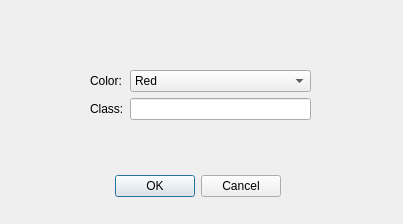
<?xml version="1.0" encoding="UTF-8"?>
<ui version="4.0">
 <class>InfoDialog</class>
 <widget class="QDialog" name="InfoDialog">
  <property name="geometry">
   <rect>
    <x>0</x>
    <y>0</y>
    <width>403</width>
    <height>224</height>
   </rect>
  </property>
  <property name="windowTitle">
   <string>Dialog</string>
  </property>
  <widget class="QDialogButtonBox" name="buttonBox">
   <property name="geometry">
    <rect>
     <x>-60</x>
     <y>170</y>
     <width>341</width>
     <height>32</height>
    </rect>
   </property>
   <property name="orientation">
    <enum>Qt::Orientation::Horizontal</enum>
   </property>
   <property name="standardButtons">
    <set>QDialogButtonBox::StandardButton::Cancel|QDialogButtonBox::StandardButton::Ok</set>
   </property>
  </widget>
  <widget class="QWidget" name="formLayoutWidget">
   <property name="geometry">
    <rect>
     <x>90</x>
     <y>70</y>
     <width>221</width>
     <height>91</height>
    </rect>
   </property>
   <layout class="QFormLayout" name="formLayout">
    <item row="0" column="0">
     <widget class="QLabel" name="label">
      <property name="text">
       <string>Color:</string>
      </property>
     </widget>
    </item>
    <item row="0" column="1">
     <widget class="QComboBox" name="comboBox">
      <item>
       <property name="text">
        <string>Red</string>
       </property>
      </item>
      <item>
       <property name="text">
        <string>Blue</string>
       </property>
      </item>
      <item>
       <property name="text">
        <string>Gray</string>
       </property>
      </item>
      <item>
       <property name="text">
        <string>Purple</string>
       </property>
      </item>
     </widget>
    </item>
    <item row="2" column="1">
     <widget class="QLineEdit" name="lineEdit"/>
    </item>
    <item row="2" column="0">
     <widget class="QLabel" name="label_2">
      <property name="text">
       <string>Class:</string>
      </property>
     </widget>
    </item>
   </layout>
  </widget>
 </widget>
 <resources/>
 <connections>
  <connection>
   <sender>buttonBox</sender>
   <signal>accepted()</signal>
   <receiver>InfoDialog</receiver>
   <slot>accept()</slot>
   <hints>
    <hint type="sourcelabel">
     <x>248</x>
     <y>254</y>
    </hint>
    <hint type="destinationlabel">
     <x>157</x>
     <y>274</y>
    </hint>
   </hints>
  </connection>
  <connection>
   <sender>buttonBox</sender>
   <signal>rejected()</signal>
   <receiver>InfoDialog</receiver>
   <slot>reject()</slot>
   <hints>
    <hint type="sourcelabel">
     <x>316</x>
     <y>260</y>
    </hint>
    <hint type="destinationlabel">
     <x>286</x>
     <y>274</y>
    </hint>
   </hints>
  </connection>
 </connections>
</ui>
